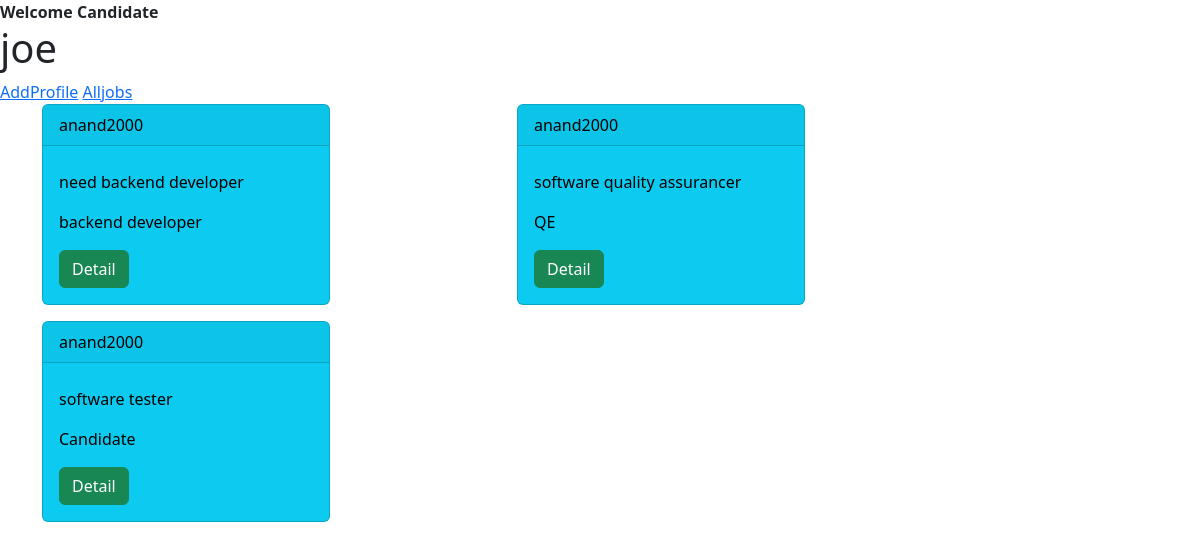
Page /candidate/home (signed in) on the committed database.
### Users/models.py (models this page shows, shortened)
class User(AbstractUser):
    phone=models.CharField(max_length=12)
    options=(
        ("employer","employer"),
        ("candidate","candidate")
    )
    role=models.CharField(max_length=12,choices=options,default="candidate")

### employer/models.py (models this page shows, shortened)
class Jobs(models.Model):
    posted_by=models.ForeignKey(User,on_delete=models.CASCADE,related_name="company")
    job_title=models.CharField(max_length=120)
    job_discription=models.TextField(max_length=120)
    role=models.CharField(max_length=120)
    experience=models.PositiveIntegerField(default=0)
    location=models.CharField(max_length=120)
    salary=models.PositiveIntegerField()
    created_date=models.DateField(auto_now_add=True)
    last_date=models.DateField(null=True)
    qualification=models.CharField(max_length=120,null=True)

### candidate/views.py (the view)
# urls.py: path("home",views.CandidateTemplateView.as_view(),name="cand-home"),
class CandidateTemplateView(TemplateView):
    template_name = "candi-home.html"
    def get_context_data(self, **kwargs):
        context=super().get_context_data(**kwargs)
        qs=Jobs.objects.all()
        context["jobs"]=qs
        return context

### candidate/templates/candi-home.html (shortened to what this page needs)
<!DOCTYPE html>
<html lang="en">
<head>
<link href="https://cdn.jsdelivr.net/npm/bootstrap@5.2.0-beta1/dist/css/bootstrap.min.css" rel="stylesheet">
</head>
<body>
<b>Welcome Candidate</b>  <h1>{{request.user}}</h1>
{%if request.user.candidate%}
    <a href="">View_Profile</a>
{%else%}
    <a href="{%url 'cand-addpro'%}">AddProfile</a>
{%endif%}
<a href="">Alljobs</a>
    <div class="container">
        <div class="row">
            {%for job in jobs%}
            <div class="col-5">
                <div class="card text-bg-info mb-3" style="max-width: 18rem;">
                  <div class="card-header">{{job.posted_by.username}}</div>
                  <div class="card-body">
                    <p class="card-text">{{job.job_discription}}</p>
                      <p class="card-text">{{job.role}} </p>
                      <button type="button" class="btn btn-success">Detail</button>
                  </div>
                </div>
            </div>
            {%endfor%}
        </div>
    </div>
</body>
</html>

### rows in the picture
User: user "joe"
Jobs: posted_by.username "anand2000", job_discription "need backend developer", role "backend developer"
Jobs: posted_by.username "anand2000", job_discription "software quality assurancer", role "QE"
Jobs: posted_by.username "anand2000", job_discription "software tester", role "Candidate"
